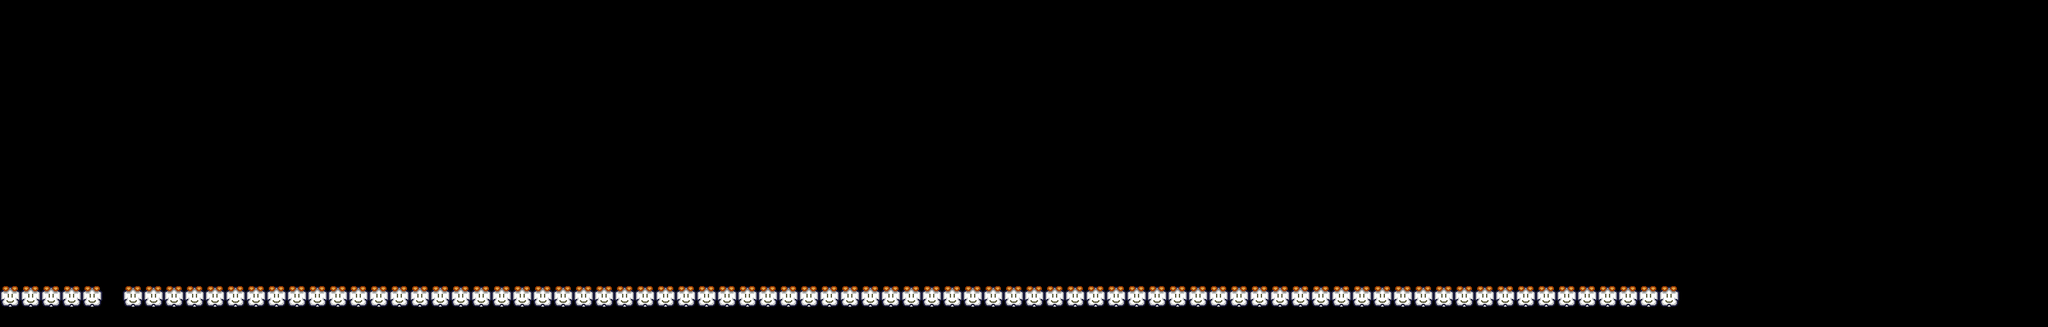

Rendered tile map (Tiled .tmx) drawn with the repository's tilesets; below, a short description and the map source with its tile grids summarised:
An orthogonal 100x16 tile map with 32x32 px tiles, 1 tile layer (Tile Layer 1) and 71 objects (67x Coin, Mario, LevelPortal, MoveablePlatform, Background).

<map version="1.0" tiledversion="1.0.1" orientation="orthogonal" renderorder="right-down" width="100" height="16" tilewidth="32" tileheight="32" nextobjectid="221">
 <tileset firstgid="1" name="Blocks" tilewidth="32" tileheight="32" tilecount="128" columns="8">
  <image source="Tiles.png" width="256" height="512" />
 </tileset>
 <objectgroup name="Object Layer 1">
  <object id="147" name="Mario" type="Mario" x="193.083" y="415.083" width="32" height="32" />
  <object id="149" name="ComebackPortal" type="LevelPortal" x="2569.12" y="483.104" width="640.428" height="224.458">
   <properties>
    <property name="Direction" value="None" />
    <property name="Level" value="" />
   </properties>
  </object>
  <object id="150" name="Coin" type="Coin" x="447.932" y="192.099" width="32" height="32">
   <properties>
    <property name="Flying" type="int" value="0" />
   </properties>
  </object>
  <object id="151" name="Coin" type="Coin" x="480" y="191.977" width="32" height="32">
   <properties>
    <property name="Flying" type="int" value="0" />
   </properties>
  </object>
  <object id="152" name="Coin" type="Coin" x="512.262" y="192.425" width="32" height="32">
   <properties>
    <property name="Flying" type="int" value="0" />
   </properties>
  </object>
  <object id="153" name="Coin" type="Coin" x="544.33" y="192.303" width="32" height="32">
   <properties>
    <property name="Flying" type="int" value="0" />
   </properties>
  </object>
  <object id="154" name="Coin" type="Coin" x="575.733" y="192.33" width="32" height="32">
   <properties>
    <property name="Flying" type="int" value="0" />
   </properties>
  </object>
  <object id="155" name="Coin" type="Coin" x="672.131" y="192.534" width="32" height="32">
   <properties>
    <property name="Flying" type="int" value="0" />
   </properties>
  </object>
  <object id="156" name="Coin" type="Coin" x="607.801" y="192.208" width="32" height="32">
   <properties>
    <property name="Flying" type="int" value="0" />
   </properties>
  </object>
  <object id="157" name="Coin" type="Coin" x="640.063" y="192.656" width="32" height="32">
   <properties>
    <property name="Flying" type="int" value="0" />
   </properties>
  </object>
  <object id="158" name="Coin" type="Coin" x="832.259" y="160.946" width="32" height="32">
   <properties>
    <property name="Flying" type="int" value="0" />
   </properties>
  </object>
  <object id="159" name="Coin" type="Coin" x="896.088" y="192.771" width="32" height="32">
   <properties>
    <property name="Flying" type="int" value="0" />
   </properties>
  </object>
  <object id="160" name="Coin" type="Coin" x="703.957" y="192.215" width="32" height="32">
   <properties>
    <property name="Flying" type="int" value="0" />
   </properties>
  </object>
  <object id="161" name="Coin" type="Coin" x="928.156" y="192.649" width="32" height="32">
   <properties>
    <property name="Flying" type="int" value="0" />
   </properties>
  </object>
  <object id="162" name="Coin" type="Coin" x="800.855" y="160.918" width="32" height="32">
   <properties>
    <property name="Flying" type="int" value="0" />
   </properties>
  </object>
  <object id="163" name="Coin" type="Coin" x="863.826" y="192.324" width="32" height="32">
   <properties>
    <property name="Flying" type="int" value="0" />
   </properties>
  </object>
  <object id="164" name="Coin" type="Coin" x="736.025" y="192.092" width="32" height="32">
   <properties>
    <property name="Flying" type="int" value="0" />
   </properties>
  </object>
  <object id="165" name="Coin" type="Coin" x="768.788" y="161.04" width="32" height="32">
   <properties>
    <property name="Flying" type="int" value="0" />
   </properties>
  </object>
  <object id="166" name="Coin" type="Coin" x="1088.12" y="192.638" width="32" height="32">
   <properties>
    <property name="Flying" type="int" value="0" />
   </properties>
  </object>
  <object id="167" name="Coin" type="Coin" x="1280.67" y="192.848" width="32" height="32">
   <properties>
    <property name="Flying" type="int" value="0" />
   </properties>
  </object>
  <object id="168" name="Coin" type="Coin" x="1440.54" y="192.957" width="32" height="32">
   <properties>
    <property name="Flying" type="int" value="0" />
   </properties>
  </object>
  <object id="169" name="Coin" type="Coin" x="1216.34" y="159.856" width="32" height="32">
   <properties>
    <property name="Flying" type="int" value="0" />
   </properties>
  </object>
  <object id="170" name="Coin" type="Coin" x="1152.45" y="160.297" width="32" height="32">
   <properties>
    <property name="Flying" type="int" value="0" />
   </properties>
  </object>
  <object id="171" name="Coin" type="Coin" x="960.32" y="192.407" width="32" height="32">
   <properties>
    <property name="Flying" type="int" value="0" />
   </properties>
  </object>
  <object id="172" name="Coin" type="Coin" x="1184.52" y="160.175" width="32" height="32">
   <properties>
    <property name="Flying" type="int" value="0" />
   </properties>
  </object>
  <object id="173" name="Coin" type="Coin" x="1376.21" y="192.632" width="32" height="32">
   <properties>
    <property name="Flying" type="int" value="0" />
   </properties>
  </object>
  <object id="174" name="Coin" type="Coin" x="1408.47" y="193.079" width="32" height="32">
   <properties>
    <property name="Flying" type="int" value="0" />
   </properties>
  </object>
  <object id="175" name="Coin" type="Coin" x="1344.14" y="192.754" width="32" height="32">
   <properties>
    <property name="Flying" type="int" value="0" />
   </properties>
  </object>
  <object id="176" name="Coin" type="Coin" x="1056.72" y="192.611" width="32" height="32">
   <properties>
    <property name="Flying" type="int" value="0" />
   </properties>
  </object>
  <object id="177" name="Coin" type="Coin" x="1120.19" y="192.516" width="32" height="32">
   <properties>
    <property name="Flying" type="int" value="0" />
   </properties>
  </object>
  <object id="178" name="Coin" type="Coin" x="992.388" y="192.285" width="32" height="32">
   <properties>
    <property name="Flying" type="int" value="0" />
   </properties>
  </object>
  <object id="179" name="Coin" type="Coin" x="1312.74" y="192.726" width="32" height="32">
   <properties>
    <property name="Flying" type="int" value="0" />
   </properties>
  </object>
  <object id="180" name="Coin" type="Coin" x="1248.41" y="192.4" width="32" height="32">
   <properties>
    <property name="Flying" type="int" value="0" />
   </properties>
  </object>
  <object id="181" name="Coin" type="Coin" x="1024.65" y="192.733" width="32" height="32">
   <properties>
    <property name="Flying" type="int" value="0" />
   </properties>
  </object>
  <object id="182" name="Coin" type="Coin" x="2432.5" y="194.066" width="32" height="32">
   <properties>
    <property name="Flying" type="int" value="0" />
   </properties>
  </object>
  <object id="183" name="Coin" type="Coin" x="1632.33" y="160.195" width="32" height="32">
   <properties>
    <property name="Flying" type="int" value="0" />
   </properties>
  </object>
  <object id="184" name="Coin" type="Coin" x="1792.31" y="193.527" width="32" height="32">
   <properties>
    <property name="Flying" type="int" value="0" />
   </properties>
  </object>
  <object id="185" name="Coin" type="Coin" x="2336.77" y="193.713" width="32" height="32">
   <properties>
    <property name="Flying" type="int" value="0" />
   </properties>
  </object>
  <object id="186" name="Coin" type="Coin" x="2208.05" y="159.829" width="32" height="32">
   <properties>
    <property name="Flying" type="int" value="0" />
   </properties>
  </object>
  </objectgroup>
 <layer name="Tile Layer 1" width="100" height="16">
  <data>[1600 cells, 112 non-empty, 2 distinct tile ids]</data>
 </layer>
</map>
<!-- 32 of 71 objects omitted -->
